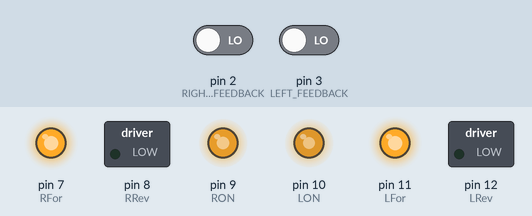
A sketch run on a simulated Arduino Uno, built with avr-gcc and run on an emulated ATmega328P. Parts: switched loads named in the sketch (green lamp = pin HIGH), output pins drawn as LEDs (lit = HIGH). Inputs (shaded band) come from the test bench; at power-on: pin 2 (RIGHT_FEEDBACK) LOW, pin 3 (LEFT_FEEDBACK) LOW.

Above: at 0.1 s.
Timing chart, 0 to 1.6 s (numbered marks = the images above):
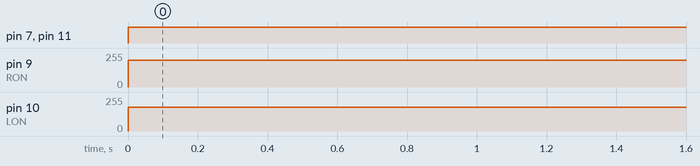

Measured:
- by itself, pin 7 (RFor), pin 11 (LFor): LOW → HIGH at 0.00 s
- by itself, pin 9 (RON): 0/255 → 200/255 at 0.00 s
- by itself, pin 10 (LON): 0/255 → 180/255 at 0.00 s

The sketch:

task7a.ino
```cpp
// Variable allocation
// Left Motor, Right Motor Pin Num
int LON = 10;
int RON = 9 ;
// Left/Right Motor Reverse Pin Num
int LRev = 12 ;
int RRev = 8 ;
// Left/Right Motor Forward Pin Num
int LFor = 11 ;
int RFor = 7 ;
// Motor Speed Allocation
int lmotspeed = 180;
int rmotspeed = 200;

// Motor Clicker
const int LEFT_FEEDBACK = 3; // Pin numbers on Rover
const int RIGHT_FEEDBACK = 2;

// Left/Right Motor Counter Allocation
volatile int leftcounter = 0; // initiate counter to zero for start
volatile int rightcounter = 0;// counter could always be reset
void setup() {

  Serial.begin(115200);
  // Interrupt Allocation
  attachInterrupt(digitalPinToInterrupt(LEFT_FEEDBACK), LeftMotorISR, RISING);
  attachInterrupt(digitalPinToInterrupt(RIGHT_FEEDBACK), RightMotorISR, RISING);

  // Turning the Pins on
  pinMode(LON, OUTPUT);
  pinMode(RON, OUTPUT);

  pinMode(LRev, OUTPUT);
  pinMode(RRev, OUTPUT);

  pinMode(LFor, OUTPUT);
  pinMode(RFor, OUTPUT);
  // Ensuring the counters are zero
  rightcounter = 0;
  leftcounter = 0;

}

void loop() {

  // Self Correct if turning right
  if (leftcounter > rightcounter) {
    lmotspeed = 50;
    rmotspeed = 255;

  }

// Self Correct if turning left
  if (rightcounter > leftcounter){
    lmotspeed = lmotspeed + 50;
    rmotspeed = rmotspeed - 30;
  }

  doSquare();

 }


void GoFastForward(){
  digitalWrite(LRev,LOW);
  digitalWrite(RRev,LOW);
  analogWrite(LON,lmotspeed);
  analogWrite(RON,rmotspeed);
  digitalWrite(RFor,HIGH);
  digitalWrite(LFor,HIGH);
}

void GoStop(){
  digitalWrite(LRev,LOW);
  digitalWrite(RRev,LOW);
  digitalWrite(LON,HIGH);
  digitalWrite(RON,HIGH);
  digitalWrite(RFor,LOW);
  digitalWrite(LFor,LOW);
}

void doSquare(){
  for (int i=0; i=4, i++;){
    GoFastForward();
    delay(2000);
    GoLeft();
    delay(500);
    GoStop();
  }
}
void GoLeft(){
  lmotspeed = 0;
  rmotspeed = 200;
  delay(2000);
  rmotspeed = 200;
  lmotspeed = 180;
}

void LeftMotorISR(){
  //adds one to counter on each motor revolution
  leftcounter++;
}

void RightMotorISR(){
  //adds one to the counter on each motor revolution
  rightcounter++;
}
```
